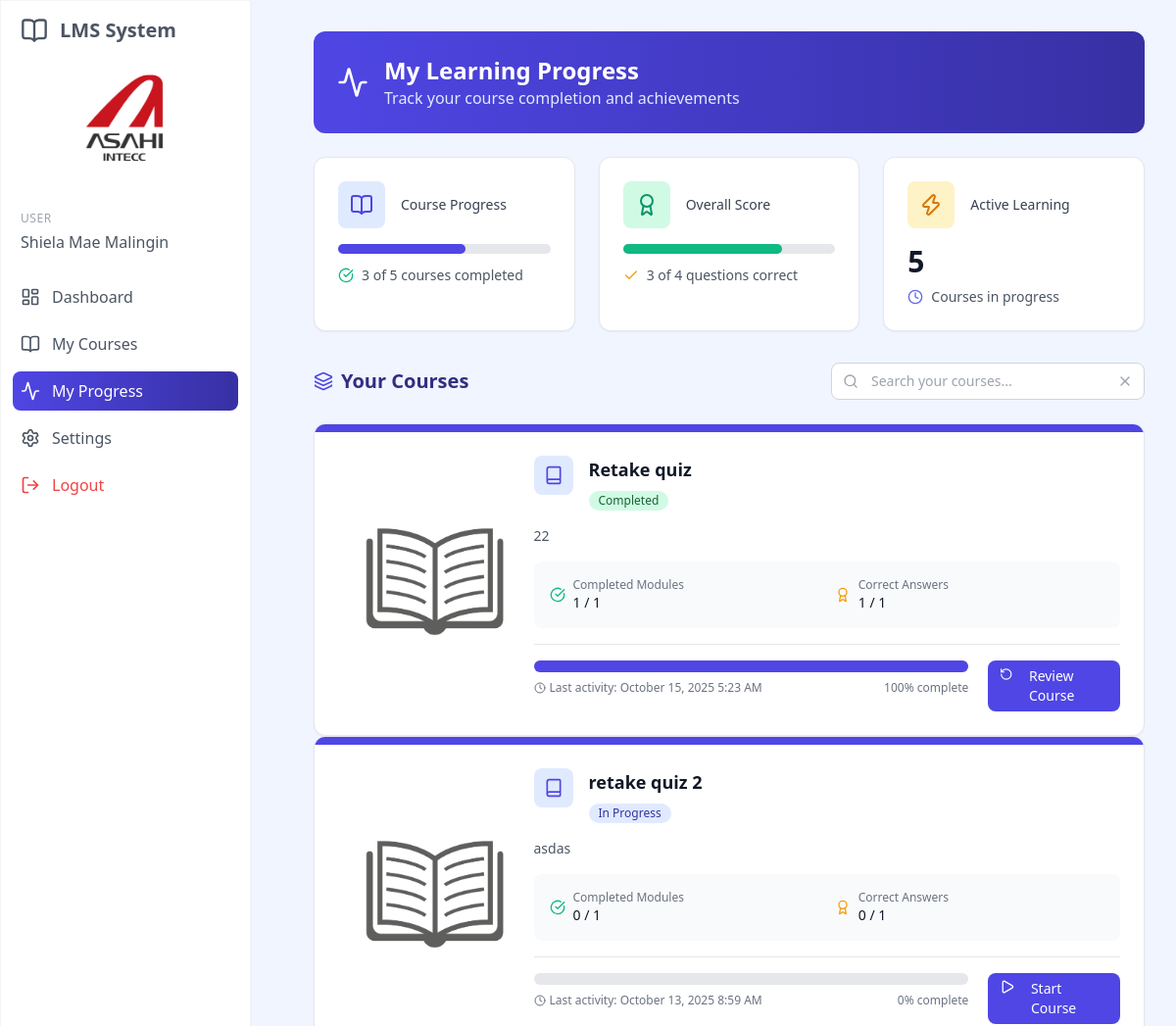
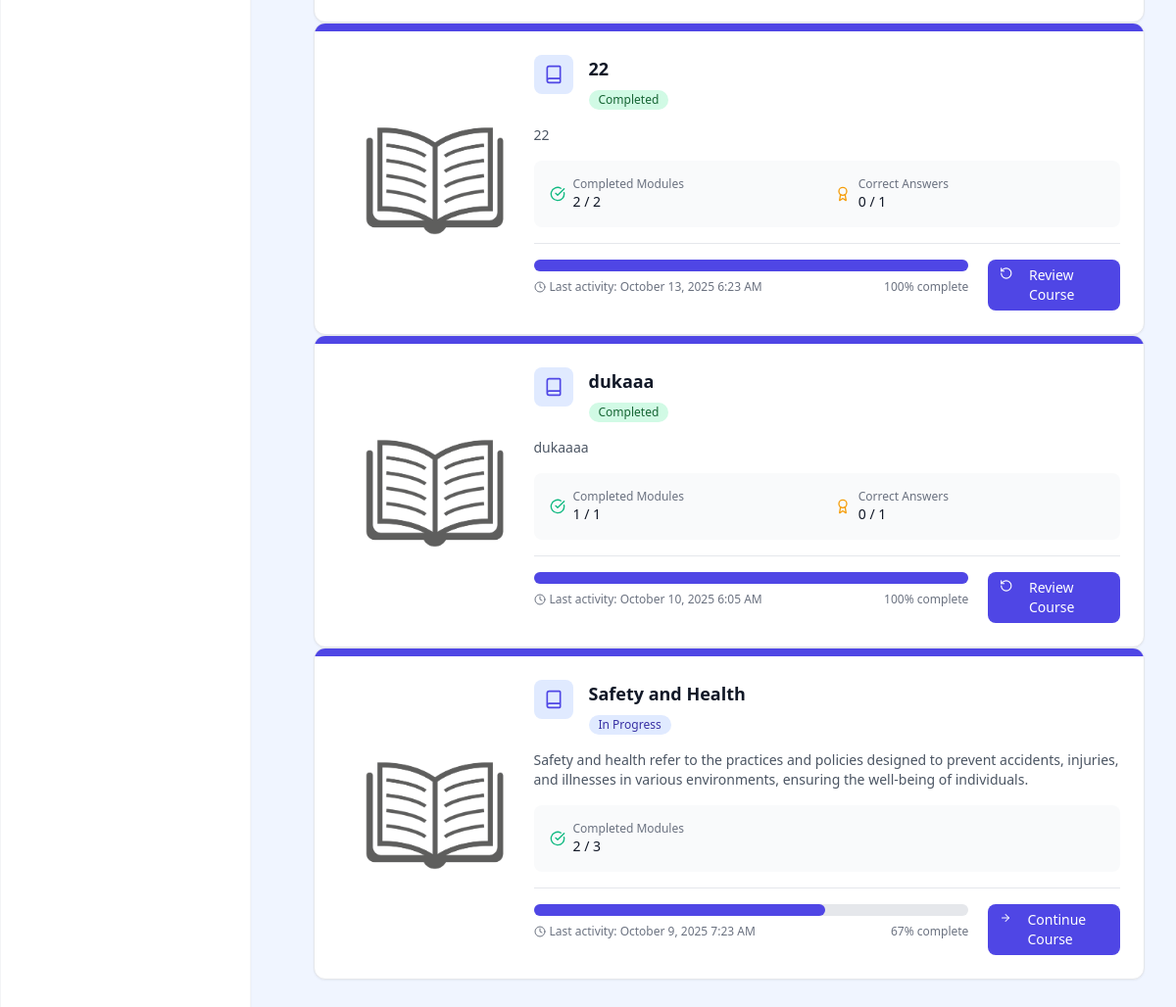
/user_progress.php (signed in), run on the app's committed database (2 pictures, top to bottom).
### tables this page shows
CREATE TABLE `courses` (
  `id` int(11) NOT NULL,
  `title` varchar(100) NOT NULL,
  `description` text DEFAULT NULL,
  `department` int(10) DEFAULT NULL,
  `division` int(10) DEFAULT NULL,
  `section` int(10) DEFAULT NULL,
  `company_group` tinyint(11) DEFAULT NULL,
  `position` tinyint(11) DEFAULT NULL,
  `group_id` int(11) DEFAULT NULL,
  `created_by` int(11) DEFAULT NULL,
  `has_video` int(11) DEFAULT 0,
  `created_at` timestamp NULL DEFAULT current_timestamp(),
  `updated_at` timestamp NULL DEFAULT current_timestamp() ON UPDATE current_timestamp(),
  `is_final` tinyint(1) NOT NULL DEFAULT 0,
  `removed` tinyint(1) NOT NULL DEFAULT 0
);

### web/user_progress.php (the view, shortened to what this page needs)
<?php
$user_id = $_SESSION['user_id'];
$stmt->bind_param("iiii", $user_id, $user_id, $user_id, $user_id);
$stmt->execute();
$courses = $stmt->get_result()->fetch_all(MYSQLI_ASSOC);
$total_courses = count($courses);
$completed_courses = 0;
$total_correct_answers = 0;
$total_questions = 0;
foreach ($courses as $course) {
    if ($course['course_progress'] == 100) {
        $completed_courses++;
    }
    $total_correct_answers += $course['user_score'];
    $total_questions += $course['total_questions'];
}
$overall_progress = $total_courses > 0 ? ($completed_courses / $total_courses) * 100 : 0;
$overall_score = $total_questions > 0 ? ($total_correct_answers / $total_questions) * 100 : 0;
include 'includes/header.php';
?>
<div class="p-8 sm:ml-72">
    <div class="container mx-auto">
        <div class="bg-gradient-to-r from-blue-600 to-blue-800 rounded-xl p-6 mb-6 flex items-center">
            <i data-lucide="activity" class="h-8 w-8 text-white mr-4"></i>
            <div>
                <h1 class="text-2xl font-bold text-white">My Learning Progress</h1>
                <p class="text-blue-100">Track your course completion and achievements</p>
            </div>
        </div>
        <div class="grid grid-cols-1 md:grid-cols-3 gap-6 mb-8">
            <div class="bg-white rounded-xl shadow-sm p-6 border border-gray-200 hover:shadow-md transition-all">
                <div class="flex items-center mb-4">
                    <div class="w-12 h-12 rounded-lg bg-blue-100 flex items-center justify-center mr-4">
                        <i data-lucide="book-open" class="h-6 w-6 text-blue-600"></i>
                    </div>
                    <h3 class="text-sm font-medium text-gray-700">Course Progress</h3>
                </div>
                <div class="w-full bg-gray-200 rounded-full h-2.5 mb-3">
                    <div class="bg-blue-600 h-2.5 rounded-full" style="width: <?php echo round($overall_progress); ?>%"></div>
                </div>
                <p class="text-sm text-gray-600 flex items-center gap-2">
                    <i data-lucide="check-circle" class="h-4 w-4 text-green-500"></i>
                    <span><?php echo $completed_courses; ?> of <?php echo $total_courses; ?> courses completed</span>
                </p>
            </div>
            <div class="bg-white rounded-xl shadow-sm p-6 border border-gray-200 hover:shadow-md transition-all">
                <div class="flex items-center mb-4">
                    <div class="w-12 h-12 rounded-lg bg-green-100 flex items-center justify-center mr-4">
                        <i data-lucide="award" class="h-6 w-6 text-green-600"></i>
                    </div>
                    <h3 class="text-sm font-medium text-gray-700">Overall Score</h3>
                </div>
                <div class="w-full bg-gray-200 rounded-full h-2.5 mb-3">
                    <div class="bg-green-500 h-2.5 rounded-full" style="width: <?php echo round($overall_score); ?>%"></div>
                </div>
                <p class="text-sm text-gray-600 flex items-center gap-2">
                    <i data-lucide="check" class="h-4 w-4 text-amber-500"></i>
                    <span><?php echo $total_correct_answers; ?> of <?php echo $total_questions; ?> questions correct</span>
                </p>
            </div>
            <div class="bg-white rounded-xl shadow-sm p-6 border border-gray-200 hover:shadow-md transition-all">
                <div class="flex items-center mb-4">
                    <div class="w-12 h-12 rounded-lg bg-amber-100 flex items-center justify-center mr-4">
                        <i data-lucide="zap" class="h-6 w-6 text-amber-600"></i>
                    </div>
                    <h3 class="text-sm font-medium text-gray-700">Active Learning</h3>
                </div>
                <h2 class="text-3xl font-bold text-gray-900 mb-2"><?php echo count($courses); ?></h2>
                <p class="text-sm text-gray-600 flex items-center gap-2">
                    <i data-lucide="clock" class="h-4 w-4 text-blue-500"></i>
                    <span>Courses in progress</span>
                </p>
            </div>
        </div>
        <div>
            <div class="flex flex-col md:flex-row justify-between items-start md:items-center mb-6">
                <h2 class="text-xl font-semibold text-blue-900 flex items-center gap-2 mb-4 md:mb-0">
                    <i data-lucide="layers" class="h-5 w-5 text-blue-600"></i>
                    <span>Your Courses</span>
                </h2>
                <div class="relative w-full md:w-80">
                    <i data-lucide="search" class="absolute left-3 top-1/2 -translate-y-1/2 h-4 w-4 text-gray-400"></i>
                    <input type="search"
                           id="searchCourses"
                           placeholder="Search your courses..."
                           class="w-full pl-10 pr-10 py-2 border border-gray-300 rounded-lg focus:ring-2 focus:ring-blue-500 focus:border-blue-500 text-sm">
                    <button type="button" class="absolute right-3 top-1/2 -translate-y-1/2 text-gray-400 hover:text-gray-600" onclick="clearSearch()">
                        <i data-lucide="x" class="h-4 w-4"></i>
                    </button>
                </div>
            </div>
            <div class="gap-6">
                <?php foreach ($courses as $course): ?>
                <div data-course-card class="bg-white rounded-xl shadow-sm border border-gray-200 overflow-hidden hover:shadow-md transition-all duration-200">
                    <div class="h-2 bg-blue-600"></div>
                    <div class="p-6 grid md:grid-cols-3 max-md:grid-rows-2 lg:grid-cols-4">
                        <div class="col-span-1 max-md:col-span-2 row-span-1 lg:col-span-1 max-md:text-center place-content-center">
                            <img src="book image.jpg" alt="Open Book" class="h-[150px] hx-auto mx-auto">
                        </div>
                        <div class="col-span-2 lg:col-span-3">
                            <div class="flex items-start gap-4 mb-4">
                                <div class="w-10 h-10 bg-blue-100 rounded-lg flex items-center justify-center flex-shrink-0">
                                    <i data-lucide="book" class="h-5 w-5 text-blue-600"></i>
                                </div>
                                <div>
                                    <h4 class="text-lg font-semibold text-gray-900 mb-1"><?php echo htmlspecialchars($course['course_title']); ?></h4>
                                    <span class="inline-flex items-center px-2.5 py-0.5 rounded-full text-xs font-medium <?php echo $course['course_progress'] >= 100 ? 'bg-green-100 text-green-800' : 'bg-blue-100 text-blue-800'; ?>">
                                        <?php echo $course['course_progress'] >= 100 ? 'Completed' : 'In Progress'; ?>
                                    </span>
                                </div>
                            </div>
                            <div class="text-sm text-gray-600 mb-4 line-clamp-2">
                                <?php echo htmlspecialchars($course['course_description']); ?>
                            </div>
                            <div class="bg-gray-50 rounded-lg p-4 mb-4 grid grid-cols-2 gap-4">
                                <div class="flex items-center gap-2">
                                    <i data-lucide="check-circle" class="h-4 w-4 text-green-500"></i>
                                    <div>
                                        <div class="text-xs text-gray-500">Completed Modules</div>
                                        <div class="text-sm font-medium text-gray-900"><?php echo $course['watched_videos']; ?> / <?php echo $course['total_videos']; ?></div>
                                    </div>
                                </div>
                                <?php if($course['total_questions'] > 0): ?>
                                <div class="flex items-center gap-2">
                                    <i data-lucide="award" class="h-4 w-4 text-amber-500"></i>
                                    <div>
                                        <div class="text-xs text-gray-500">Correct Answers</div>
                                        <div class="text-sm font-medium text-gray-900"><?php echo $course['user_score']; ?> / <?php echo $course['total_questions']; ?></div>
                                    </div>
                                </div>
                                <?php endif; ?>
                            </div>
                            <div class="grid grid-cols-4 pt-4 border-t border-gray-200 gap-5">
                                <div class="col-span-3">
                                    <div class="w-full bg-gray-200 rounded-full h-3 mb-2">
                                        <div class="bg-blue-600 h-3 rounded-full" style="width: <?php echo round($course['course_progress']); ?>%"></div>
                                    </div>
                                    <div class="flex items-center justify-between">
                                        <div class="text-xs text-gray-500 flex items-center gap-1">
                                            <i data-lucide="clock" class="h-3 w-3"></i>
                                            <span>Last activity: <?php echo date('F j, Y g:i A', strtotime($course['last_activity'])); ?></span>
                                        </div>
                                        <div class="text-xs text-gray-500"><?php echo round($course['course_progress']); ?>% complete</div>
                                    </div>
                                </div>
                                <a href="view_course.php?id=<?php echo $course['course_id']; ?>"
                                class="col-span-1 px-3 py-1.5 bg-blue-600 text-white text-sm rounded-lg hover:bg-blue-700 flex place-content-center gap-2 transition-colors">
                                <?php if ($course['course_progress'] == 0): ?>
                                    <i data-lucide="play" class="w-4 h-4 mr-2"></i>
                                    Start Course
                                    <?php elseif ($course['course_progress'] == 100): ?>
                                    <i data-lucide="rotate-ccw" class="w-4 h-4 mr-2"></i>
                                    Review Course
                                    <?php else: ?>
                                    <i data-lucide="arrow-right" class="w-4 h-4 mr-2"></i>
                                    Continue Course
                                <?php endif; ?>
                                </a>
                            </div>
                        </div>
                    </div>
                </div>
                <?php endforeach; ?>
            </div>
        </div>
    </div>
</div>

### data on the page
courses: title "Retake quiz", shows "Completed", description "22", watched_videos "1", total_videos "1", user_score "1", total_questions "1", last_activity "October 15, 2025 5:23 AM", course_progress "100", shows "Review Course"
courses: title "retake quiz 2", shows "In Progress", description "asdas", watched_videos "0", total_videos "1", user_score "0", total_questions "1", last_activity "October 13, 2025 8:59 AM", course_progress "0", shows "Start Course"
courses: title "22", shows "Completed", description "22", watched_videos "2", total_videos "2", user_score "0", total_questions "1", last_activity "October 13, 2025 6:23 AM", course_progress "100", shows "Review Course"
courses: title "dukaaa", shows "Completed", description "dukaaaa", watched_videos "1", total_videos "1", user_score "0", total_questions "1", last_activity "October 10, 2025 6:05 AM", course_progress "100", shows "Review Course"
courses: title "Safety and Health", shows "In Progress", description "Safety and health refer to the practices and policies designed to prevent accidents, injuries, and illnesses in various environments, ensuring the well-being of individuals.", watched_videos "2", total_videos "3", last_activity "October 9, 2025 7:23 AM", course_progress "67", shows "Continue Course"

### other printed values
$_SESSION['full_name'] "Shiela Mae Malingin"
$completed_courses "3"
$total_courses "5"
$total_correct_answers "3"
$total_questions "4"
count($courses) "5"
